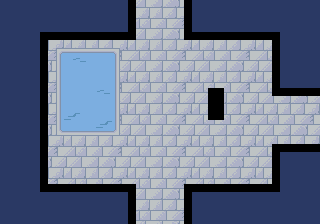

Tiled map render using the project's own tile images. Description and the map definition, with tile-layer contents summarised, below:
An orthogonal 40x28 tile map with 8x8 px tiles, 3 tile layers (gfx, walls, spikes) and 3 objects (Enemy, Spawn, Item).

<map version="1.10" tiledversion="1.10.2" orientation="orthogonal" renderorder="right-down" width="40" height="28" tilewidth="8" tileheight="8" infinite="0" nextlayerid="5" nextobjectid="11">
 <tileset firstgid="1" source="water-temple.tsx" />
 <layer id="1" name="gfx" width="40" height="28">
  <data>[1120 cells, 1120 non-empty, 66 distinct tile ids]</data>
 </layer>
 <layer id="2" name="walls" width="40" height="28">
  <data>[1120 cells, 104 non-empty, 1 distinct tile ids]</data>
 </layer>
 <layer id="3" name="spikes" width="40" height="28">
  <data>[1120 cells, 8 non-empty, 1 distinct tile ids]</data>
 </layer>
 <objectgroup id="4" name="objs">
  <object id="4" name="Octopus" type="Enemy" x="66.1699" y="103.625">
   <point />
  </object>
  <object id="5" name="Spawn" x="160" y="200">
   <point />
  </object>
  <object id="7" name="Key" type="Item" x="104" y="152">
   <point />
  </object>
 </objectgroup>
</map>
